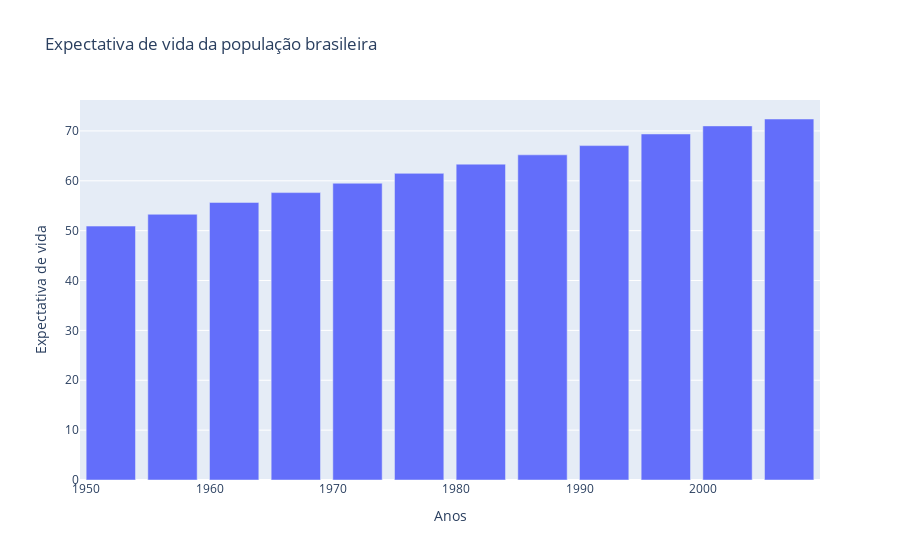

Notebook code for this chart:
### Code cell
fig2 = px.bar(data_br, x= 'year',y='lifeExp', title = 'Expectativa de vida da população brasileira')

fig2.update_layout(
    xaxis = dict(title = 'Anos'),
    yaxis = dict(title = 'Expectativa de vida')
)

fig2.show()

### Figure 1 — Plotly figure (JSON) as saved in the notebook; plotly's stock layout.template omitted (floating-point values rounded to 4 significant figures)
{"data": [{"alignmentgroup": "True", "hovertemplate": "year=%{x}<br>lifeExp=%{y}<extra></extra>", "legendgroup": "", "marker": {"color": "#636efa", "pattern": {"shape": ""}}, "name": "", "offsetgroup": "", "orientation": "v", "showlegend": false, "textposition": "auto", "type": "bar", "x": [1952, 1957, 1962, 1967, 1972, 1977, 1982, 1987, 1992, 1997, 2002, 2007], "xaxis": "x", "y": [50.92, 53.28, 55.66, 57.63, 59.5, 61.49, 63.34, 65.2, 67.06, 69.39, 71.01, 72.39], "yaxis": "y"}], "layout": {"barmode": "relative", "legend": {"tracegroupgap": 0}, "title": {"text": "Expectativa de vida da população brasileira"}, "xaxis": {"anchor": "y", "domain": [0, 1], "title": {"text": "Anos"}}, "yaxis": {"anchor": "x", "domain": [0, 1], "title": {"text": "Expectativa de vida"}}}}
